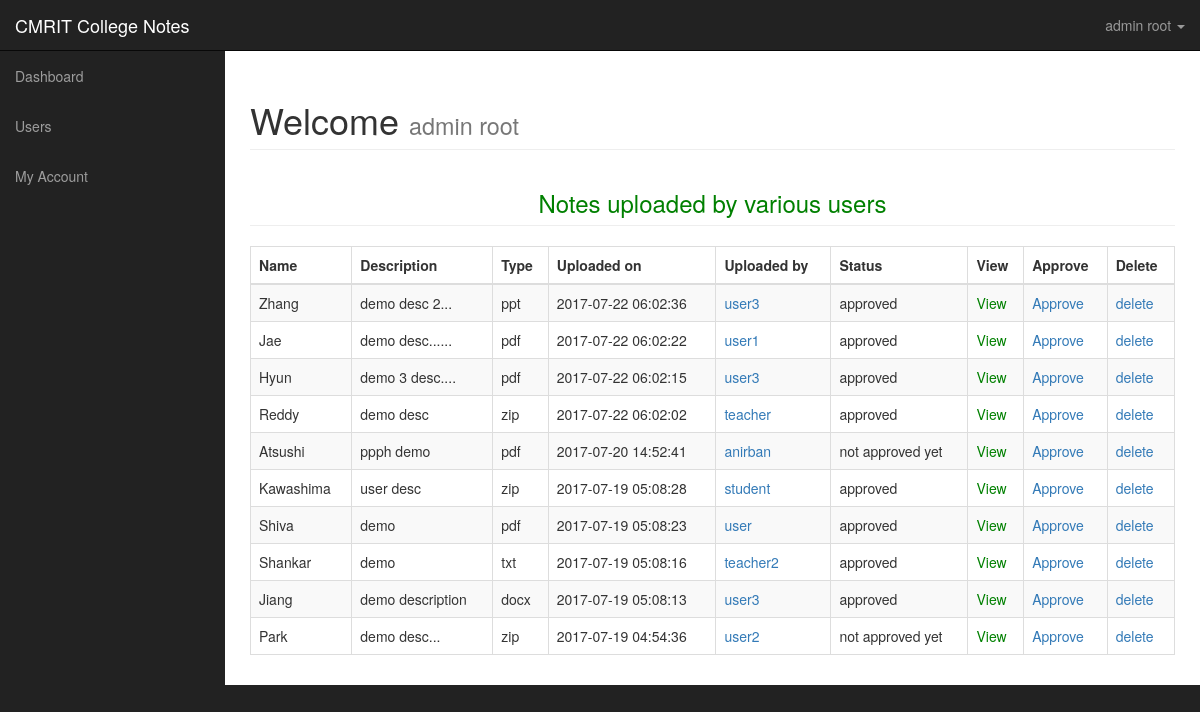
Page /dashboard/ (signed in) on the committed database.
### tables this page shows
CREATE TABLE `uploads` (
  `file_id` int(11) NOT NULL,
  `file_name` varchar(225) NOT NULL,
  `file_description` text NOT NULL,
  `file_type` varchar(225) NOT NULL,
  `file_uploader` varchar(225) NOT NULL,
  `file_uploaded_on` timestamp NOT NULL DEFAULT CURRENT_TIMESTAMP ON UPDATE CURRENT_TIMESTAMP,
  `file_uploaded_to` varchar(225) NOT NULL,
  `file` varchar(225) NOT NULL,
  `status` varchar(225) NOT NULL DEFAULT 'not approved yet'
);

### dashboard/index.php (the view, shortened to what this page needs)
<?php include('includes/adminheader.php');  ?>
 <div id="wrapper">
       <?php include 'includes/adminnav.php';?>
        <div id="page-wrapper">
            <div class="container-fluid">
                <div class="row">
                    <div class="col-lg-12">
                        <h1 class="page-header">
                            Welcome
                            <small><?php echo $_SESSION['name']; ?></small>
                        </h1>
<?php if($_SESSION['role'] == 'admin') {
?>
<h3 class="page-header">
                            <center> <marquee width = 70% ><font color="green" > Notes uploaded by various users</font></marquee></center>
                        </h3>
<div class="row">
<div class="col-lg-12">
        <div class="table-responsive">
<form action="" method="post">
            <table class="table table-bordered table-striped table-hover">
            <thead>
                    <tr>
                        <th>Name</th>
                        <th>Description</th>
                        <th>Type </th>
                        <th>Uploaded on</th>
                        <th>Uploaded by </th>
                        <th>Status</th>
                        <th>View</th>
                        <th>Approve</th>
                        <th>Delete</th>
                    </tr>
                </thead>
                <tbody>
                 <?php
$query = "SELECT * FROM uploads ORDER BY file_uploaded_on DESC";
$run_query = mysqli_query($conn, $query) or die(mysqli_error($conn));
if (mysqli_num_rows($run_query) > 0) {
while ($row = mysqli_fetch_array($run_query)) {
    $file_id = $row['file_id'];
    $file_name = $row['file_name'];
    $file_description = $row['file_description'];
    $file_type = $row['file_type'];
    $file_date = $row['file_uploaded_on'];
    $file_uploader = $row['file_uploader'];
    $file_status = $row['status'];
    $file = $row['file'];
    echo "<tr>";
    echo "<td>$file_name</td>";
    echo "<td>$file_description</td>";
    echo "<td>$file_type</td>";
    echo "<td>$file_date</td>";
    echo "<td><a href='viewprofile.php?name=$file_uploader' target='_blank'> $file_uploader </a></td>";
    echo "<td>$file_status</td>";
    echo "<td><a href='allfiles/$file' target='_blank' style='color:green'>View </a></td>";
    echo "<td><a onClick=\"javascript: return confirm('Are you sure you want to approve this note?')\"href='?approve=$file_id'><i class='fa fa-times' style='color: red;'></i>Approve</a></td>";
    echo "<td><a onClick=\"javascript: return confirm('Are you sure you want to delete this post?')\" href='?del=$file_id'><i class='fa fa-times' style='color: red;'></i>delete</a></td>";
    echo "</tr>";
}
}
?>
                </tbody>
            </table>
</form>
</div>
</div>
</div>
<?php }
 ?>
</body>
</html>

### dashboard/css/sb-admin.css (style rules this page uses)
body { margin-top: 100px; background-color: #222; }
@media (min-width:768px) { body { margin-top: 50px; } }
#wrapper { padding-left: 0; }
#page-wrapper { width: 100%; padding: 0; background-color: #fff; }
@media (min-width:768px) { #wrapper { padding-left: 225px; } }
@media (min-width:768px) { #page-wrapper { padding: 10px; } }

### rows in the picture
uploads: file_name "Zhang", file_description "demo desc 2...", file_type "ppt", file_uploaded_on "2017-07-22 06:02:36", file_uploader "user3", status "approved"
uploads: file_name "Jae", file_description "demo desc......", file_type "pdf", file_uploaded_on "2017-07-22 06:02:22", file_uploader "user1", status "approved"
uploads: file_name "Hyun", file_description "demo 3 desc....", file_type "pdf", file_uploaded_on "2017-07-22 06:02:15", file_uploader "user3", status "approved"
uploads: file_name "Reddy", file_description "demo desc", file_type "zip", file_uploaded_on "2017-07-22 06:02:02", file_uploader "teacher", status "approved"
uploads: file_name "Atsushi", file_description "ppph demo", file_type "pdf", file_uploaded_on "2017-07-20 14:52:41", file_uploader "anirban", status "not approved yet"
uploads: file_name "Kawashima", file_description "user desc", file_type "zip", file_uploaded_on "2017-07-19 05:08:28", file_uploader "student", status "approved"
uploads: file_name "Shiva", file_description "demo", file_type "pdf", file_uploaded_on "2017-07-19 05:08:23", file_uploader "user", status "approved"
uploads: file_name "Shankar", file_description "demo", file_type "txt", file_uploaded_on "2017-07-19 05:08:16", file_uploader "teacher2", status "approved"
uploads: file_name "Jiang", file_description "demo description", file_type "docx", file_uploaded_on "2017-07-19 05:08:13", file_uploader "user3", status "approved"
uploads: file_name "Park", file_description "demo desc...", file_type "zip", file_uploaded_on "2017-07-19 04:54:36", file_uploader "user2", status "not approved yet"

### other values in the picture
$_SESSION['name'] "admin root"
